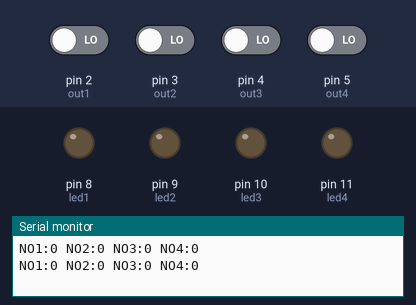
A sketch run on a simulated Arduino Uno, built with avr-gcc and run on an emulated ATmega328P. Shown: output pins drawn as LEDs (lit = HIGH), the last lines printed to the serial monitor. The inputs (shaded band) are chosen by the test bench; at power-on: pin 2 (out1), pin 3 (out2), pin 4 (out3), pin 5 (out4) LOW.

Above: at 1.8 s.
1.9 s: pin 2 (out1) driven HIGH
At 2.5 s:
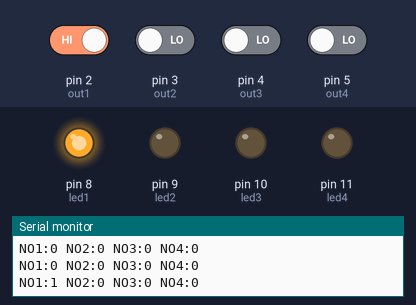
3.5 s: pin 3 (out2) driven HIGH
At 5.2 s:
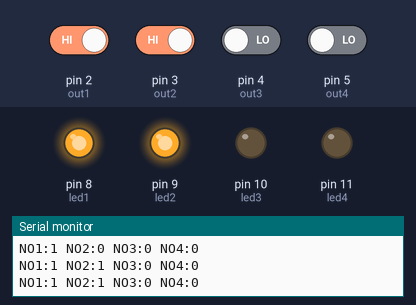
5.5 s: pin 4 (out3) driven HIGH
At 6.8 s:
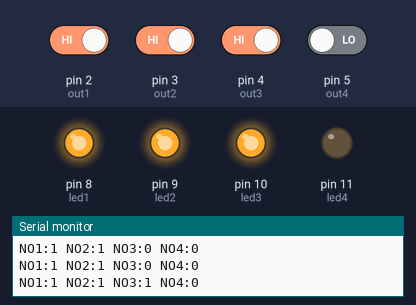
7.5 s: pin 5 (out4) driven HIGH
At 8.4 s:
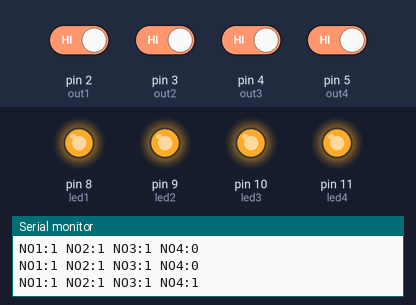
9.5 s: pin 2 (out1) driven LOW
At 11.1 s:
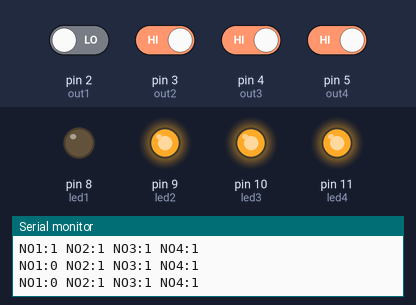
11.5 s: pin 3 (out2) driven LOW
At 12.7 s:
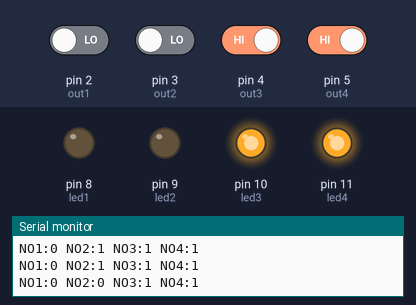
Timing chart, 0 to 14.5 s (numbered marks = the images above; inputs shaded):
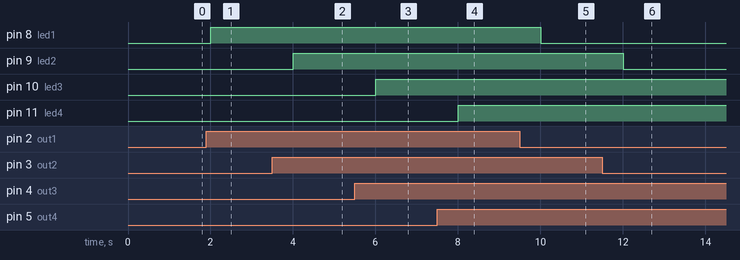

The sketch:

20181030NUM1_LED.ino
```cpp
int out1 = 2;
int out2 = 3;
int out3 = 4;
int out4 = 5;
int led1 = 8;
int led2 = 9;
int led3 = 10;
int led4 = 11;
void setup() {
  // put your setup code here, to run once:
  pinMode(out1, INPUT);
  pinMode(out2, INPUT);
  pinMode(out3, INPUT);
  pinMode(out4, INPUT);
  pinMode(led1, OUTPUT);
  pinMode(led2, OUTPUT);
  pinMode(led3, OUTPUT);
  pinMode(led4, OUTPUT);
  Serial.begin(9600);
}

void loop() {
  // put your main code here, to run repeatedly:
  Serial.print("NO1:");
  Serial.print(digitalRead(out1));
  Serial.print(" NO2:");
  Serial.print(digitalRead(out2));
  Serial.print(" NO3:");
  Serial.print(digitalRead(out3));
  Serial.print(" NO4:");
  Serial.println(digitalRead(out4));
  if (digitalRead(out1) == 1)
  {
    digitalWrite(led1, HIGH);
  }
  else
  {
    digitalWrite(led1, LOW);
  }

  if (digitalRead(out2) == 1)
  {
    digitalWrite(led2, HIGH);
  }
  else
  {
    digitalWrite(led2, LOW);
  }
    if (digitalRead(out3) == 1)
  {
    digitalWrite(led3, HIGH);
  }
  else
  {
    digitalWrite(led3, LOW);
  }
    if (digitalRead(out4) == 1)
  {
    digitalWrite(led4, HIGH);
  }
  else
  {
    digitalWrite(led4, LOW);
  }

  delay(1000);
}
```

Measured:
- after the input at 1.9 s, pin 8 (led1): LOW → HIGH after 0.10 s
- after the input at 3.5 s, pin 9 (led2): LOW → HIGH after 0.50 s
- after the input at 5.5 s, pin 10 (led3): LOW → HIGH after 0.50 s
- after the input at 7.5 s, pin 11 (led4): LOW → HIGH after 0.50 s
- after the input at 9.5 s, pin 8 (led1): HIGH → LOW after 0.51 s
- after the input at 11.5 s, pin 9 (led2): HIGH → LOW after 0.51 s
